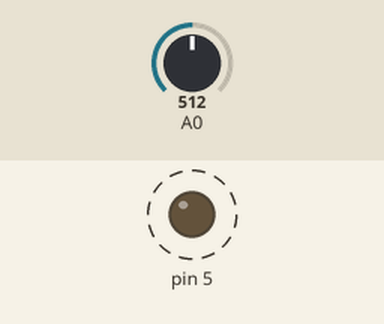
Recording of a sketch running on a simulated Arduino Uno, built with avr-gcc and run on an emulated ATmega328P. Shown: output pins drawn as LEDs (lit = HIGH). Dashed ring = blinking. The inputs (shaded band) are chosen by the test bench; at power-on: A0 = 512. What the sketch prints to the serial monitor is not drawn.

Above: at 0.5 s.
Timing chart, 0 to 4.6 s (numbered marks = the images above):
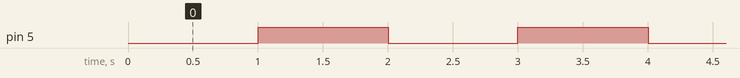

The sketch:

forth_task.ino
```cpp
void setup() {
  Serial.begin(9600);
  pinMode(5, OUTPUT);
}

void loop() {
  digitalWrite(5, (millis() / 1000) % 2);

  static unsigned long lastRead = 0;
  if (millis() - lastRead >= 250) {
    int sensorValue = analogRead(A0);
    Serial.print("Время: ");
    Serial.print(millis());
    Serial.print(" мс, A0: ");
    Serial.println(sensorValue);
    lastRead = millis();
  }
}
```

Measured:
- by itself, pin 5: alternates HIGH for 1.0 s and LOW for 1.0 s
